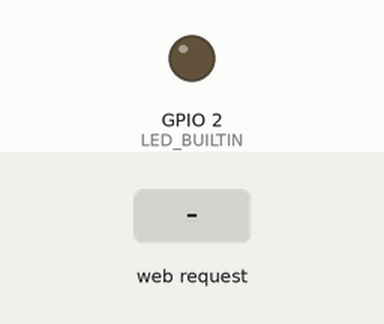
This sketch was run on a simulated ESP8266 (NodeMCU). Parts: output pins drawn as LEDs (lit = HIGH, except the on-board LED, lit = LOW). The test bench sets the inputs (shaded band). WiFi joins after 1.5 s; servers stay silent unless stated; storage starts empty; what the sketch prints to the serial monitor is not drawn.

Above: at 4.7 s.
4.8 s: HTTP request GET /on received
At 6.0 s:
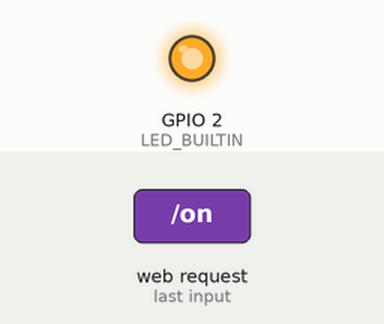
6.3 s: HTTP request GET /off received
At 7.3 s:
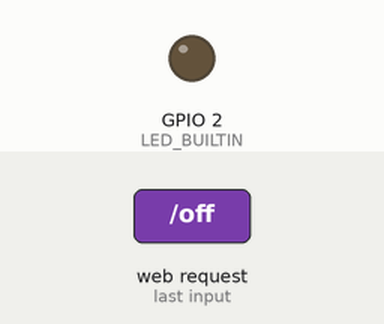
Timing chart, 0 to 9.3 s (numbered marks = the images above; inputs shaded):
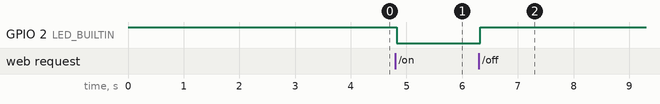

Measured:
- after the input at 4.8 s, GPIO 2 (LED_BUILTIN): HIGH → LOW at once
- after the input at 6.3 s, GPIO 2 (LED_BUILTIN): LOW → HIGH at once

The sketch:

LittleFS_ESP8266.ino
```cpp
/* ESP8266 LittleFS
 *
 * Virgool.io/@farhad3113
 * github.com/farhad3113
 *
 */
#include <FS.h>
#include <LittleFS.h>
#include <Arduino.h>
#include <ESP8266WiFi.h>
#include <ESPAsyncTCP.h>
#include <ESPAsyncWebServer.h>

AsyncWebServer server(80);

const char* ssid = "YOUR SSID";
const char* password = "YOUR PASSWORD";

String getLedStatus(){
  if(digitalRead(LED_BUILTIN)) return "LED is OFF!";
  else return "LED is ON!";
}
void handleNotFound(AsyncWebServerRequest *request) {
    String message = "File Not Found\n\n";
    message += "URI: ";
    message += request->url();
    request->send(404, "text/plain", message);
}
void led_on(AsyncWebServerRequest *request){
    if(!request->authenticate("user", "pass")){
        request->redirect("/login");
    } else {
        digitalWrite(LED_BUILTIN, LOW);
        request->redirect("/");
    }
}
void led_off(AsyncWebServerRequest *request){
    if(!request->authenticate("user", "pass")){
        request->redirect("/login");
    } else {
        digitalWrite(LED_BUILTIN, HIGH);
        request->redirect("/");
    }
}
void readFile(const char * path) {
  File file = LittleFS.open(path, "r");
  if (!file) {
    Serial.println("Failed to open file for reading");
    return;
  }

  Serial.print("Read from file: ");
  while (file.available()) {
    Serial.write(file.read());
  }
  file.close();
}
void writeFile(const char * path, const char * message) {
  File file = LittleFS.open(path, "w");
  if (!file) {
    Serial.println("Failed to open file for writing");
    return;
  }
  if (file.print(message)) {
    Serial.println("File written");
  } else {
    Serial.println("Write failed");
  }
  delay(2000); // Make sure the CREATE and LASTWRITE times are different
  file.close();
}


void setup() {
    pinMode(LED_BUILTIN, OUTPUT);
    digitalWrite(LED_BUILTIN, HIGH);

    Serial.begin(115200);
    Serial.println("");
    WiFi.mode(WIFI_STA);
    WiFi.begin(ssid, password);
    while (WiFi.status() != WL_CONNECTED) {
      delay(500);
      Serial.print(".");
    }

    Serial.print("\nIP Address: ");
    Serial.println(WiFi.localIP());

    if (!LittleFS.begin()) {
      Serial.println("LittleFS mount failed");
      return;
    }

    server.on("/login", HTTP_GET, [](AsyncWebServerRequest *request){
      if(!request->authenticate("user", "pass"))
          return request->requestAuthentication();
      request->redirect("/");
    });

    server.on("/", HTTP_GET, [](AsyncWebServerRequest *request){
        if(!request->authenticate("user", "pass"))
            request->redirect("/login");
        String index = "<html><head><title>My Async WebServer</title></head>";
        index += "<body><center>Hello, World</center></br>";
        index += "<center>" + getLedStatus() + "<center></br>";
        index += "<button><a href=\"/on\">ON</a></button>";
        index += "<button><a href=\"/off\">OFF</a></button>";
        index += "</body></html>";
        request->send(200, "text/html", index);
    });

    server.on("/on", HTTP_GET, led_on);
    server.on("/off", HTTP_GET, led_off);
    server.onNotFound(handleNotFound);

    server.begin();

    writeFile("/text.txt", "This is a test file");
    readFile("/text.txt");
}

void loop() {}
```
